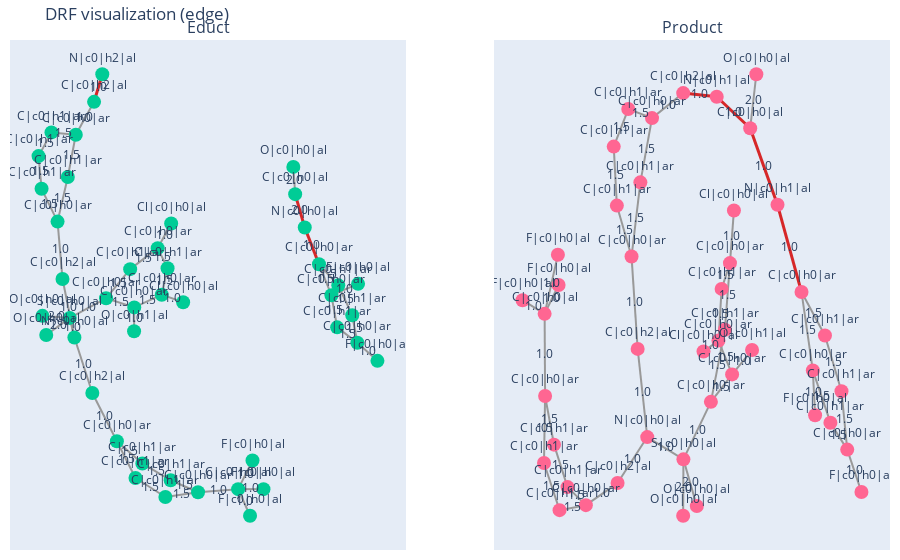
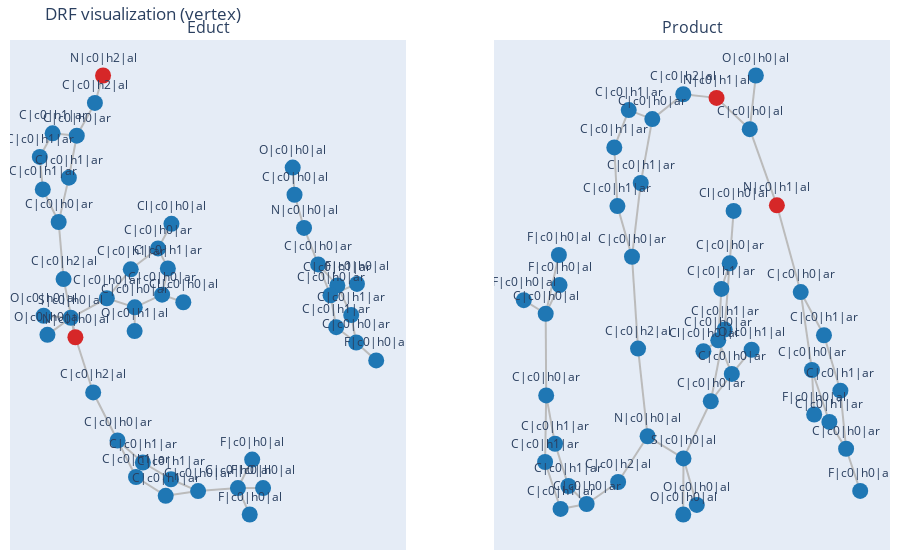
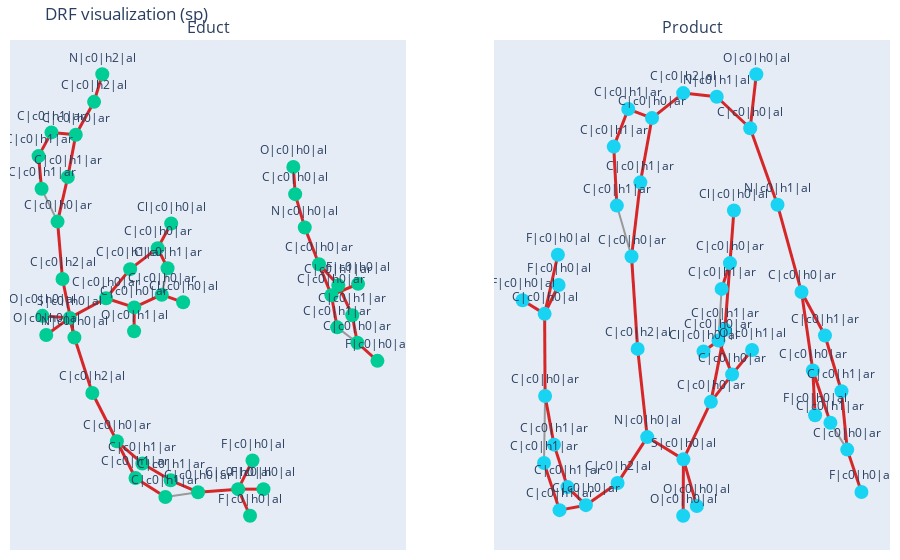

The notebook cell these images were saved under, in order:
### Markdown cell above
### Visualizing DRF Features for Different Φ Mappings

This cell visualizes the Differential Reaction Fingerprints derived from different
base feature mappings (edge, vertex, and shortest-path features).  
Highlighted graph elements indicate structural differences between reactants and
products that contribute to the DRF representation.

### Code cell
fig_e = plot_drf_from_counters_rsmi(
    rsmi,
    drf_counter=drf_E,
    mode="edge",
    hash_labels=True,              
    digest_size=16,                 
    show_edge_labels=True,
)
fig_e.show(renderer="vscode")

fig_v = plot_drf_from_counters_rsmi(
    rsmi,
    drf_counter=drf_V,
    mode="vertex",
    hash_labels=True,
    digest_size=16,
)
fig_v.show(renderer="vscode")

fig_sp = plot_drf_from_counters_rsmi(
    rsmi,
    drf_counter=drf_SP,
    mode="sp",
    include_edge_labels_in_sp=True, 
    hash_labels=True,
    digest_size=16,
)
fig_sp.show(renderer="vscode")

### Figure 1 — Plotly figure (JSON) as saved in the notebook; plotly's stock layout.template omitted (floating-point values rounded to 4 significant figures; data arrays with more than 128 entries replaced by an {"elided": "..."} marker saying what was removed)
{"data": [{"hoverinfo": "none", "line": {"color": "#999", "width": 2}, "mode": "lines", "showlegend": false, "type": "scatter", "x": {"elided": "129 float values"}, "xaxis": "x", "y": {"elided": "129 float values"}, "yaxis": "y"}, {"hoverinfo": "none", "line": {"color": "#d62728", "width": 3}, "mode": "lines", "showlegend": false, "type": "scatter", "x": [-0.3726, -0.4126, null, 0.5687, 0.6155, null, 0.6155, 0.6849, null], "xaxis": "x", "y": [1, 0.8823, null, 0.4884, 0.3459, null, 0.3459, 0.1893, null], "yaxis": "y"}, {"hoverinfo": "text", "hovertext": ["N|c0|h2|al", "C|c0|h2|al", "C|c0|h0|ar", "C|c0|h1|ar", "C|c0|h1|ar", "C|c0|h1|ar", "C|c0|h0|ar", "C|c0|h2|al", "N|c0|h0|al", "C|c0|h2|al", "C|c0|h0|ar", "C|c0|h1|ar", "C|c0|h1|ar", "C|c0|h0|ar", "C|c0|h0|al", "F|c0|h0|al", "F|c0|h0|al", "F|c0|h0|al", "C|c0|h1|ar", "C|c0|h1|ar", "S|c0|h0|al", "O|c0|h0|al", "O|c0|h0|al", "C|c0|h0|ar", "C|c0|h1|ar", "C|c0|h0|ar", "Cl|c0|h0|al", "C|c0|h1|ar", "C|c0|h0|ar", "Cl|c0|h0|al", "C|c0|h0|ar", "O|c0|h1|al", "C|c0|h1|ar", "O|c0|h0|al", "C|c0|h0|al", "N|c0|h0|al", "C|c0|h0|ar", "C|c0|h1|ar", "C|c0|h1|ar", "C|c0|h0|ar", "F|c0|h0|al", "C|c0|h1|ar", "C|c0|h0|ar", "F|c0|h0|al"], "marker": {"size": 14}, "mode": "markers+text", "name": "Educt nodes", "showlegend": false, "text": ["N|c0|h2|al", "C|c0|h2|al", "C|c0|h0|ar", "C|c0|h1|ar", "C|c0|h1|ar", "C|c0|h1|ar", "C|c0|h0|ar", "C|c0|h2|al", "N|c0|h0|al", "C|c0|h2|al", "C|c0|h0|ar", "C|c0|h1|ar", "C|c0|h1|ar", "C|c0|h0|ar", "C|c0|h0|al", "F|c0|h0|al", "F|c0|h0|al", "F|c0|h0|al", "C|c0|h1|ar", "C|c0|h1|ar", "S|c0|h0|al", "O|c0|h0|al", "O|c0|h0|al", "C|c0|h0|ar", "C|c0|h1|ar", "C|c0|h0|ar", "Cl|c0|h0|al", "C|c0|h1|ar", "C|c0|h0|ar", "Cl|c0|h0|al", "C|c0|h0|ar", "O|c0|h1|al", "C|c0|h1|ar", "O|c0|h0|al", "C|c0|h0|al", "N|c0|h0|al", "C|c0|h0|ar", "C|c0|h1|ar", "C|c0|h1|ar", "C|c0|h0|ar", "F|c0|h0|al", "C|c0|h1|ar", "C|c0|h0|ar", "F|c0|h0|al"], "textposition": "top center", "type": "scatter", "x": [-0.3726, -0.4126, -0.5018, -0.6206, -0.6836, -0.6688, -0.5908, -0.5666, -0.5086, -0.4211, -0.3013, -0.177, -0.03893, 0.09466, 0.2904, 0.3484, 0.3605, 0.4141, -0.06466, -0.2106, -0.5312, -0.646, -0.6646, -0.3542, -0.2365, -0.1022, -0.03641, -0.05403, -0.08239, 0.02193, -0.2166, -0.2174, -0.5408, 0.5597, 0.5687, 0.6155, 0.6849, 0.7792, 0.8473, 0.872, 0.9702, 0.7735, 0.7456, 0.8756], "xaxis": "x", "y": [1, 0.8823, 0.7416, 0.7519, 0.6506, 0.5111, 0.3712, 0.1263, -0.1234, -0.3601, -0.5663, -0.6608, -0.7326, -0.7835, -0.7704, -0.8839, -0.6482, -0.7704, -0.8038, -0.7229, -0.03974, -0.1129, -0.03097, 0.04399, 0.1683, 0.2579, 0.3633, 0.1721, 0.05941, 0.02682, 0.005026, -0.09675, 0.5617, 0.6047, 0.4884, 0.3459, 0.1893, 0.09927, -0.0283, -0.1457, -0.2229, -0.08009, 0.05698, 0.1056], "yaxis": "y"}, {"hoverinfo": "none", "mode": "text", "showlegend": false, "text": ["1.0", "1.0", "1.5", "1.5", "1.5", "1.5", "1.5", "1.0", "1.5", "1.0", "1.0", "1.0", "1.0", "1.5", "1.5", "1.5", "1.5", "1.0", "1.5", "1.0", "1.0", "1.0", "1.5", "2.0", "2.0", "1.0", "1.5", "1.5", "1.5", "1.0", "1.5", "1.5", "1.0", "1.5", "1.0", "2.0", "2.0", "1.0", "1.5", "1.5", "1.5", "1.5", "1.0", "1.5", "1.5", "1.0"], "type": "scatter", "x": [-0.3926, -0.4572, -0.5612, -0.5213, -0.6521, -0.6762, -0.6298, -0.5787, -0.5658, -0.5376, -0.4649, -0.5199, -0.3612, -0.2392, -0.2559, -0.108, 0.02787, 0.1925, 0.015, 0.3194, 0.3254, 0.3522, -0.1376, -0.5886, -0.5979, -0.4427, -0.2953, -0.2854, -0.1694, -0.06933, -0.07814, -0.06821, -0.03023, -0.1495, -0.217, 0.5642, 0.5921, 0.6502, 0.732, 0.7152, 0.8132, 0.8596, 0.9211, 0.8228, 0.7596, 0.8106], "xaxis": "x", "y": [0.9412, 0.812, 0.7468, 0.6517, 0.7013, 0.5809, 0.4411, 0.2487, 0.4664, 0.001444, -0.2417, -0.08155, -0.4632, -0.6135, -0.6446, -0.6967, -0.758, -0.777, -0.7937, -0.8272, -0.7093, -0.7704, -0.7634, -0.07633, -0.03536, 0.002124, 0.1062, 0.02451, 0.2131, 0.3106, 0.215, 0.1157, 0.04312, 0.03222, -0.04586, 0.5465, 0.4171, 0.2676, 0.1443, 0.1231, 0.03549, -0.08701, -0.1843, -0.1129, -0.01155, 0.08128], "yaxis": "y"}, {"hoverinfo": "none", "line": {"color": "#999", "width": 2}, "mode": "lines", "showlegend": false, "type": "scatter", "x": {"elided": "129 float values"}, "xaxis": "x2", "y": {"elided": "129 float values"}, "yaxis": "y2"}, {"hoverinfo": "none", "line": {"color": "#d62728", "width": 3}, "mode": "lines", "showlegend": false, "type": "scatter", "x": [0.3699, 0.1804, null, 0.3699, 0.5246, null, 0.1804, -0.0095, null, 0.5246, 0.6606, null], "xaxis": "x2", "y": [0.4447, 0.515, null, 0.4447, 0.2737, null, 0.515, 0.5232, null, 0.2737, 0.07885, null], "yaxis": "y2"}, {"hoverinfo": "text", "hovertext": ["O|c0|h0|al", "C|c0|h0|al", "N|c0|h1|al", "C|c0|h2|al", "C|c0|h0|ar", "C|c0|h1|ar", "C|c0|h1|ar", "C|c0|h1|ar", "C|c0|h0|ar", "C|c0|h2|al", "N|c0|h0|al", "C|c0|h2|al", "C|c0|h0|ar", "C|c0|h1|ar", "C|c0|h1|ar", "C|c0|h0|ar", "C|c0|h0|al", "F|c0|h0|al", "F|c0|h0|al", "F|c0|h0|al", "C|c0|h1|ar", "C|c0|h1|ar", "S|c0|h0|al", "O|c0|h0|al", "O|c0|h0|al", "C|c0|h0|ar", "C|c0|h1|ar", "C|c0|h0|ar", "Cl|c0|h0|al", "C|c0|h1|ar", "C|c0|h0|ar", "Cl|c0|h0|al", "C|c0|h0|ar", "O|c0|h1|al", "C|c0|h1|ar", "N|c0|h1|al", "C|c0|h0|ar", "C|c0|h1|ar", "C|c0|h1|ar", "C|c0|h0|ar", "F|c0|h0|al", "C|c0|h1|ar", "C|c0|h0|ar", "F|c0|h0|al"], "marker": {"size": 14}, "mode": "markers+text", "name": "Product nodes", "showlegend": false, "text": ["O|c0|h0|al", "C|c0|h0|al", "N|c0|h1|al", "C|c0|h2|al", "C|c0|h0|ar", "C|c0|h1|ar", "C|c0|h1|ar", "C|c0|h1|ar", "C|c0|h0|ar", "C|c0|h2|al", "N|c0|h0|al", "C|c0|h2|al", "C|c0|h0|ar", "C|c0|h1|ar", "C|c0|h1|ar", "C|c0|h0|ar", "C|c0|h0|al", "F|c0|h0|al", "F|c0|h0|al", "F|c0|h0|al", "C|c0|h1|ar", "C|c0|h1|ar", "S|c0|h0|al", "O|c0|h0|al", "O|c0|h0|al", "C|c0|h0|ar", "C|c0|h1|ar", "C|c0|h0|ar", "Cl|c0|h0|al", "C|c0|h1|ar", "C|c0|h0|ar", "Cl|c0|h0|al", "C|c0|h0|ar", "O|c0|h1|al", "C|c0|h1|ar", "N|c0|h1|al", "C|c0|h0|ar", "C|c0|h1|ar", "C|c0|h1|ar", "C|c0|h0|ar", "F|c0|h0|al", "C|c0|h1|ar", "C|c0|h0|ar", "F|c0|h0|al"], "textposition": "top center", "type": "scatter", "x": [0.4047, 0.3699, 0.1804, -0.0095, -0.1862, -0.3207, -0.4029, -0.3852, -0.3021, -0.2675, -0.2131, -0.3812, -0.5608, -0.6646, -0.7413, -0.7917, -0.7944, -0.7192, -0.9194, -0.7153, -0.7979, -0.7097, -0.00831, 0.06763, -0.009743, 0.1474, 0.2267, 0.2553, 0.2778, 0.208, 0.1903, 0.1055, 0.2674, 0.3804, -0.2521, 0.5246, 0.6606, 0.7933, 0.8869, 0.9195, 1, 0.8242, 0.7247, 0.7374], "xaxis": "x2", "y": [0.5653, 0.4447, 0.515, 0.5232, 0.4674, 0.4876, 0.4037, 0.272, 0.1582, -0.04809, -0.245, -0.3477, -0.397, -0.3567, -0.2618, -0.1533, 0.03021, 0.1622, 0.06065, 0.09462, -0.3027, -0.4081, -0.2947, -0.3991, -0.4207, -0.1663, -0.005132, 0.1435, 0.2612, 0.08592, -0.02947, -0.05395, -0.105, -0.05067, 0.3239, 0.2737, 0.07885, -0.01807, -0.1426, -0.273, -0.3677, -0.2128, -0.09609, -0.1961], "yaxis": "y2"}, {"hoverinfo": "none", "mode": "text", "showlegend": false, "text": ["2.0", "1.0", "1.0", "1.0", "1.0", "1.5", "1.5", "1.5", "1.5", "1.5", "1.0", "1.5", "1.0", "1.0", "1.0", "1.0", "1.5", "1.5", "1.5", "1.5", "1.0", "1.5", "1.0", "1.0", "1.0", "1.5", "2.0", "2.0", "1.0", "1.5", "1.5", "1.5", "1.0", "1.5", "1.5", "1.0", "1.5", "1.0", "1.0", "1.5", "1.5", "1.5", "1.5", "1.0", "1.5", "1.5", "1.0"], "type": "scatter", "x": [0.3873, 0.2751, 0.4472, 0.08545, -0.09784, -0.2534, -0.2191, -0.3618, -0.3941, -0.3436, -0.2848, -0.2771, -0.2403, -0.2971, -0.1107, -0.471, -0.6127, -0.6353, -0.7029, -0.7665, -0.793, -0.7948, -0.7568, -0.8569, -0.7549, -0.7538, 0.02966, -0.009026, 0.06953, 0.187, 0.2074, 0.241, 0.2666, 0.2317, 0.1991, 0.1479, 0.2288, 0.3239, 0.5926, 0.7269, 0.6927, 0.8401, 0.9032, 0.9598, 0.8719, 0.7745, 0.7311], "xaxis": "x2", "y": [0.505, 0.4799, 0.3592, 0.5191, 0.4953, 0.4775, 0.3956, 0.4457, 0.3378, 0.2151, 0.05504, 0.241, -0.1465, -0.2963, -0.2699, -0.3724, -0.3768, -0.4026, -0.3093, -0.2075, -0.06153, -0.228, 0.0962, 0.04543, 0.06242, -0.3554, -0.3469, -0.3577, -0.2305, -0.08573, -0.1357, 0.06919, 0.2023, 0.1147, 0.02822, -0.04171, -0.06725, -0.07785, 0.1763, 0.03039, -0.008617, -0.08032, -0.2078, -0.3203, -0.2429, -0.1545, -0.1461], "yaxis": "y2"}], "layout": {"annotations": [{"font": {"size": 16}, "showarrow": false, "text": "Educt", "x": 0.225, "xanchor": "center", "xref": "paper", "y": 1, "yanchor": "bottom", "yref": "paper"}, {"font": {"size": 16}, "showarrow": false, "text": "Product", "x": 0.775, "xanchor": "center", "xref": "paper", "y": 1, "yanchor": "bottom", "yref": "paper"}], "margin": {"b": 10, "l": 10, "r": 10, "t": 40}, "showlegend": false, "title": {"text": "DRF visualization (edge)"}, "xaxis": {"anchor": "y", "domain": [0, 0.45], "showgrid": false, "showticklabels": false, "zeroline": false}, "xaxis2": {"anchor": "y2", "domain": [0.55, 1], "showgrid": false, "showticklabels": false, "zeroline": false}, "yaxis": {"anchor": "x", "domain": [0, 1], "showgrid": false, "showticklabels": false, "zeroline": false}, "yaxis2": {"anchor": "x2", "domain": [0, 1], "showgrid": false, "showticklabels": false, "zeroline": false}}}

### Figure 2 — Plotly figure (JSON) as saved in the notebook; plotly's stock layout.template omitted (floating-point values rounded to 4 significant figures; data arrays with more than 128 entries replaced by an {"elided": "..."} marker saying what was removed)
{"data": [{"hoverinfo": "none", "line": {"color": "#bbb", "width": 2}, "mode": "lines", "showlegend": false, "type": "scatter", "x": {"elided": "138 float values"}, "xaxis": "x", "y": {"elided": "138 float values"}, "yaxis": "y"}, {"hoverinfo": "text", "hovertext": ["N|c0|h2|al", "C|c0|h2|al", "C|c0|h0|ar", "C|c0|h1|ar", "C|c0|h1|ar", "C|c0|h1|ar", "C|c0|h0|ar", "C|c0|h2|al", "N|c0|h0|al", "C|c0|h2|al", "C|c0|h0|ar", "C|c0|h1|ar", "C|c0|h1|ar", "C|c0|h0|ar", "C|c0|h0|al", "F|c0|h0|al", "F|c0|h0|al", "F|c0|h0|al", "C|c0|h1|ar", "C|c0|h1|ar", "S|c0|h0|al", "O|c0|h0|al", "O|c0|h0|al", "C|c0|h0|ar", "C|c0|h1|ar", "C|c0|h0|ar", "Cl|c0|h0|al", "C|c0|h1|ar", "C|c0|h0|ar", "Cl|c0|h0|al", "C|c0|h0|ar", "O|c0|h1|al", "C|c0|h1|ar", "O|c0|h0|al", "C|c0|h0|al", "N|c0|h0|al", "C|c0|h0|ar", "C|c0|h1|ar", "C|c0|h1|ar", "C|c0|h0|ar", "F|c0|h0|al", "C|c0|h1|ar", "C|c0|h0|ar", "F|c0|h0|al"], "marker": {"color": ["#d62728", "#1f77b4", "#1f77b4", "#1f77b4", "#1f77b4", "#1f77b4", "#1f77b4", "#1f77b4", "#d62728", "#1f77b4", "#1f77b4", "#1f77b4", "#1f77b4", "#1f77b4", "#1f77b4", "#1f77b4", "#1f77b4", "#1f77b4", "#1f77b4", "#1f77b4", "#1f77b4", "#1f77b4", "#1f77b4", "#1f77b4", "#1f77b4", "#1f77b4", "#1f77b4", "#1f77b4", "#1f77b4", "#1f77b4", "#1f77b4", "#1f77b4", "#1f77b4", "#1f77b4", "#1f77b4", "#1f77b4", "#1f77b4", "#1f77b4", "#1f77b4", "#1f77b4", "#1f77b4", "#1f77b4", "#1f77b4", "#1f77b4"], "size": 16}, "mode": "markers+text", "name": "Educt nodes", "showlegend": false, "text": ["N|c0|h2|al", "C|c0|h2|al", "C|c0|h0|ar", "C|c0|h1|ar", "C|c0|h1|ar", "C|c0|h1|ar", "C|c0|h0|ar", "C|c0|h2|al", "N|c0|h0|al", "C|c0|h2|al", "C|c0|h0|ar", "C|c0|h1|ar", "C|c0|h1|ar", "C|c0|h0|ar", "C|c0|h0|al", "F|c0|h0|al", "F|c0|h0|al", "F|c0|h0|al", "C|c0|h1|ar", "C|c0|h1|ar", "S|c0|h0|al", "O|c0|h0|al", "O|c0|h0|al", "C|c0|h0|ar", "C|c0|h1|ar", "C|c0|h0|ar", "Cl|c0|h0|al", "C|c0|h1|ar", "C|c0|h0|ar", "Cl|c0|h0|al", "C|c0|h0|ar", "O|c0|h1|al", "C|c0|h1|ar", "O|c0|h0|al", "C|c0|h0|al", "N|c0|h0|al", "C|c0|h0|ar", "C|c0|h1|ar", "C|c0|h1|ar", "C|c0|h0|ar", "F|c0|h0|al", "C|c0|h1|ar", "C|c0|h0|ar", "F|c0|h0|al"], "textposition": "top center", "type": "scatter", "x": [-0.3726, -0.4126, -0.5018, -0.6206, -0.6836, -0.6688, -0.5908, -0.5666, -0.5086, -0.4211, -0.3013, -0.177, -0.03893, 0.09466, 0.2904, 0.3484, 0.3605, 0.4141, -0.06466, -0.2106, -0.5312, -0.646, -0.6646, -0.3542, -0.2365, -0.1022, -0.03641, -0.05403, -0.08239, 0.02193, -0.2166, -0.2174, -0.5408, 0.5597, 0.5687, 0.6155, 0.6849, 0.7792, 0.8473, 0.872, 0.9702, 0.7735, 0.7456, 0.8756], "xaxis": "x", "y": [1, 0.8823, 0.7416, 0.7519, 0.6506, 0.5111, 0.3712, 0.1263, -0.1234, -0.3601, -0.5663, -0.6608, -0.7326, -0.7835, -0.7704, -0.8839, -0.6482, -0.7704, -0.8038, -0.7229, -0.03974, -0.1129, -0.03097, 0.04399, 0.1683, 0.2579, 0.3633, 0.1721, 0.05941, 0.02682, 0.005026, -0.09675, 0.5617, 0.6047, 0.4884, 0.3459, 0.1893, 0.09927, -0.0283, -0.1457, -0.2229, -0.08009, 0.05698, 0.1056], "yaxis": "y"}, {"hoverinfo": "none", "line": {"color": "#bbb", "width": 2}, "mode": "lines", "showlegend": false, "type": "scatter", "x": {"elided": "141 float values"}, "xaxis": "x2", "y": {"elided": "141 float values"}, "yaxis": "y2"}, {"hoverinfo": "text", "hovertext": ["O|c0|h0|al", "C|c0|h0|al", "N|c0|h1|al", "C|c0|h2|al", "C|c0|h0|ar", "C|c0|h1|ar", "C|c0|h1|ar", "C|c0|h1|ar", "C|c0|h0|ar", "C|c0|h2|al", "N|c0|h0|al", "C|c0|h2|al", "C|c0|h0|ar", "C|c0|h1|ar", "C|c0|h1|ar", "C|c0|h0|ar", "C|c0|h0|al", "F|c0|h0|al", "F|c0|h0|al", "F|c0|h0|al", "C|c0|h1|ar", "C|c0|h1|ar", "S|c0|h0|al", "O|c0|h0|al", "O|c0|h0|al", "C|c0|h0|ar", "C|c0|h1|ar", "C|c0|h0|ar", "Cl|c0|h0|al", "C|c0|h1|ar", "C|c0|h0|ar", "Cl|c0|h0|al", "C|c0|h0|ar", "O|c0|h1|al", "C|c0|h1|ar", "N|c0|h1|al", "C|c0|h0|ar", "C|c0|h1|ar", "C|c0|h1|ar", "C|c0|h0|ar", "F|c0|h0|al", "C|c0|h1|ar", "C|c0|h0|ar", "F|c0|h0|al"], "marker": {"color": ["#1f77b4", "#1f77b4", "#d62728", "#1f77b4", "#1f77b4", "#1f77b4", "#1f77b4", "#1f77b4", "#1f77b4", "#1f77b4", "#1f77b4", "#1f77b4", "#1f77b4", "#1f77b4", "#1f77b4", "#1f77b4", "#1f77b4", "#1f77b4", "#1f77b4", "#1f77b4", "#1f77b4", "#1f77b4", "#1f77b4", "#1f77b4", "#1f77b4", "#1f77b4", "#1f77b4", "#1f77b4", "#1f77b4", "#1f77b4", "#1f77b4", "#1f77b4", "#1f77b4", "#1f77b4", "#1f77b4", "#d62728", "#1f77b4", "#1f77b4", "#1f77b4", "#1f77b4", "#1f77b4", "#1f77b4", "#1f77b4", "#1f77b4"], "size": 16}, "mode": "markers+text", "name": "Product nodes", "showlegend": false, "text": ["O|c0|h0|al", "C|c0|h0|al", "N|c0|h1|al", "C|c0|h2|al", "C|c0|h0|ar", "C|c0|h1|ar", "C|c0|h1|ar", "C|c0|h1|ar", "C|c0|h0|ar", "C|c0|h2|al", "N|c0|h0|al", "C|c0|h2|al", "C|c0|h0|ar", "C|c0|h1|ar", "C|c0|h1|ar", "C|c0|h0|ar", "C|c0|h0|al", "F|c0|h0|al", "F|c0|h0|al", "F|c0|h0|al", "C|c0|h1|ar", "C|c0|h1|ar", "S|c0|h0|al", "O|c0|h0|al", "O|c0|h0|al", "C|c0|h0|ar", "C|c0|h1|ar", "C|c0|h0|ar", "Cl|c0|h0|al", "C|c0|h1|ar", "C|c0|h0|ar", "Cl|c0|h0|al", "C|c0|h0|ar", "O|c0|h1|al", "C|c0|h1|ar", "N|c0|h1|al", "C|c0|h0|ar", "C|c0|h1|ar", "C|c0|h1|ar", "C|c0|h0|ar", "F|c0|h0|al", "C|c0|h1|ar", "C|c0|h0|ar", "F|c0|h0|al"], "textposition": "top center", "type": "scatter", "x": [0.4047, 0.3699, 0.1804, -0.0095, -0.1862, -0.3207, -0.4029, -0.3852, -0.3021, -0.2675, -0.2131, -0.3812, -0.5608, -0.6646, -0.7413, -0.7917, -0.7944, -0.7192, -0.9194, -0.7153, -0.7979, -0.7097, -0.00831, 0.06763, -0.009743, 0.1474, 0.2267, 0.2553, 0.2778, 0.208, 0.1903, 0.1055, 0.2674, 0.3804, -0.2521, 0.5246, 0.6606, 0.7933, 0.8869, 0.9195, 1, 0.8242, 0.7247, 0.7374], "xaxis": "x2", "y": [0.5653, 0.4447, 0.515, 0.5232, 0.4674, 0.4876, 0.4037, 0.272, 0.1582, -0.04809, -0.245, -0.3477, -0.397, -0.3567, -0.2618, -0.1533, 0.03021, 0.1622, 0.06065, 0.09462, -0.3027, -0.4081, -0.2947, -0.3991, -0.4207, -0.1663, -0.005132, 0.1435, 0.2612, 0.08592, -0.02947, -0.05395, -0.105, -0.05067, 0.3239, 0.2737, 0.07885, -0.01807, -0.1426, -0.273, -0.3677, -0.2128, -0.09609, -0.1961], "yaxis": "y2"}], "layout": {"annotations": [{"font": {"size": 16}, "showarrow": false, "text": "Educt", "x": 0.225, "xanchor": "center", "xref": "paper", "y": 1, "yanchor": "bottom", "yref": "paper"}, {"font": {"size": 16}, "showarrow": false, "text": "Product", "x": 0.775, "xanchor": "center", "xref": "paper", "y": 1, "yanchor": "bottom", "yref": "paper"}], "margin": {"b": 10, "l": 10, "r": 10, "t": 40}, "showlegend": false, "title": {"text": "DRF visualization (vertex)"}, "xaxis": {"anchor": "y", "domain": [0, 0.45], "showgrid": false, "showticklabels": false, "zeroline": false}, "xaxis2": {"anchor": "y2", "domain": [0.55, 1], "showgrid": false, "showticklabels": false, "zeroline": false}, "yaxis": {"anchor": "x", "domain": [0, 1], "showgrid": false, "showticklabels": false, "zeroline": false}, "yaxis2": {"anchor": "x2", "domain": [0, 1], "showgrid": false, "showticklabels": false, "zeroline": false}}}

### Figure 3 — Plotly figure (JSON) as saved in the notebook; plotly's stock layout.template omitted (floating-point values rounded to 4 significant figures; data arrays with more than 128 entries replaced by an {"elided": "..."} marker saying what was removed)
{"data": [{"hoverinfo": "none", "line": {"color": "#999", "width": 2}, "mode": "lines", "showlegend": false, "type": "scatter", "x": [-0.6688, -0.5908, null, 0.09466, -0.06466, null, -0.05403, -0.08239, null, 0.872, 0.7735, null], "xaxis": "x", "y": [0.5111, 0.3712, null, -0.7835, -0.8038, null, 0.1721, 0.05941, null, -0.1457, -0.08009, null], "yaxis": "y"}, {"hoverinfo": "none", "line": {"color": "#d62728", "width": 3}, "mode": "lines", "showlegend": false, "type": "scatter", "x": [-0.3726, -0.4126, null, -0.4126, -0.5018, null, -0.5018, -0.6206, null, -0.5018, -0.5408, null, -0.6206, -0.6836, null, -0.6836, -0.6688, null, -0.5908, -0.5666, null, -0.5908, -0.5408, null, -0.5666, -0.5086, null, -0.5086, -0.4211, null, -0.5086, -0.5312, null, -0.4211, -0.3013, null, -0.3013, -0.177, null, -0.3013, -0.2106, null, -0.177, -0.03893, null, -0.03893, 0.09466, null, 0.09466, 0.2904, null, 0.2904, 0.3484, null, 0.2904, 0.3605, null, 0.2904, 0.4141, null, -0.06466, -0.2106, null, -0.5312, -0.646, null, -0.5312, -0.6646, null, -0.5312, -0.3542, null, -0.3542, -0.2365, null, -0.3542, -0.2166, null, -0.2365, -0.1022, null, -0.1022, -0.03641, null, -0.1022, -0.05403, null, -0.08239, 0.02193, null, -0.08239, -0.2166, null, -0.2166, -0.2174, null, 0.5597, 0.5687, null, 0.5687, 0.6155, null, 0.6155, 0.6849, null, 0.6849, 0.7792, null, 0.6849, 0.7456, null, 0.7792, 0.8473, null, 0.8473, 0.872, null, 0.872, 0.9702, null, 0.7735, 0.7456, null, 0.7456, 0.8756, null], "xaxis": "x", "y": [1, 0.8823, null, 0.8823, 0.7416, null, 0.7416, 0.7519, null, 0.7416, 0.5617, null, 0.7519, 0.6506, null, 0.6506, 0.5111, null, 0.3712, 0.1263, null, 0.3712, 0.5617, null, 0.1263, -0.1234, null, -0.1234, -0.3601, null, -0.1234, -0.03974, null, -0.3601, -0.5663, null, -0.5663, -0.6608, null, -0.5663, -0.7229, null, -0.6608, -0.7326, null, -0.7326, -0.7835, null, -0.7835, -0.7704, null, -0.7704, -0.8839, null, -0.7704, -0.6482, null, -0.7704, -0.7704, null, -0.8038, -0.7229, null, -0.03974, -0.1129, null, -0.03974, -0.03097, null, -0.03974, 0.04399, null, 0.04399, 0.1683, null, 0.04399, 0.005026, null, 0.1683, 0.2579, null, 0.2579, 0.3633, null, 0.2579, 0.1721, null, 0.05941, 0.02682, null, 0.05941, 0.005026, null, 0.005026, -0.09675, null, 0.6047, 0.4884, null, 0.4884, 0.3459, null, 0.3459, 0.1893, null, 0.1893, 0.09927, null, 0.1893, 0.05698, null, 0.09927, -0.0283, null, -0.0283, -0.1457, null, -0.1457, -0.2229, null, -0.08009, 0.05698, null, 0.05698, 0.1056, null], "yaxis": "y"}, {"hoverinfo": "text", "hovertext": ["N|c0|h2|al", "C|c0|h2|al", "C|c0|h0|ar", "C|c0|h1|ar", "C|c0|h1|ar", "C|c0|h1|ar", "C|c0|h0|ar", "C|c0|h2|al", "N|c0|h0|al", "C|c0|h2|al", "C|c0|h0|ar", "C|c0|h1|ar", "C|c0|h1|ar", "C|c0|h0|ar", "C|c0|h0|al", "F|c0|h0|al", "F|c0|h0|al", "F|c0|h0|al", "C|c0|h1|ar", "C|c0|h1|ar", "S|c0|h0|al", "O|c0|h0|al", "O|c0|h0|al", "C|c0|h0|ar", "C|c0|h1|ar", "C|c0|h0|ar", "Cl|c0|h0|al", "C|c0|h1|ar", "C|c0|h0|ar", "Cl|c0|h0|al", "C|c0|h0|ar", "O|c0|h1|al", "C|c0|h1|ar", "O|c0|h0|al", "C|c0|h0|al", "N|c0|h0|al", "C|c0|h0|ar", "C|c0|h1|ar", "C|c0|h1|ar", "C|c0|h0|ar", "F|c0|h0|al", "C|c0|h1|ar", "C|c0|h0|ar", "F|c0|h0|al"], "marker": {"size": 14}, "mode": "markers+text", "name": "Educt nodes", "showlegend": false, "text": ["N|c0|h2|al", "C|c0|h2|al", "C|c0|h0|ar", "C|c0|h1|ar", "C|c0|h1|ar", "C|c0|h1|ar", "C|c0|h0|ar", "C|c0|h2|al", "N|c0|h0|al", "C|c0|h2|al", "C|c0|h0|ar", "C|c0|h1|ar", "C|c0|h1|ar", "C|c0|h0|ar", "C|c0|h0|al", "F|c0|h0|al", "F|c0|h0|al", "F|c0|h0|al", "C|c0|h1|ar", "C|c0|h1|ar", "S|c0|h0|al", "O|c0|h0|al", "O|c0|h0|al", "C|c0|h0|ar", "C|c0|h1|ar", "C|c0|h0|ar", "Cl|c0|h0|al", "C|c0|h1|ar", "C|c0|h0|ar", "Cl|c0|h0|al", "C|c0|h0|ar", "O|c0|h1|al", "C|c0|h1|ar", "O|c0|h0|al", "C|c0|h0|al", "N|c0|h0|al", "C|c0|h0|ar", "C|c0|h1|ar", "C|c0|h1|ar", "C|c0|h0|ar", "F|c0|h0|al", "C|c0|h1|ar", "C|c0|h0|ar", "F|c0|h0|al"], "textposition": "top center", "type": "scatter", "x": [-0.3726, -0.4126, -0.5018, -0.6206, -0.6836, -0.6688, -0.5908, -0.5666, -0.5086, -0.4211, -0.3013, -0.177, -0.03893, 0.09466, 0.2904, 0.3484, 0.3605, 0.4141, -0.06466, -0.2106, -0.5312, -0.646, -0.6646, -0.3542, -0.2365, -0.1022, -0.03641, -0.05403, -0.08239, 0.02193, -0.2166, -0.2174, -0.5408, 0.5597, 0.5687, 0.6155, 0.6849, 0.7792, 0.8473, 0.872, 0.9702, 0.7735, 0.7456, 0.8756], "xaxis": "x", "y": [1, 0.8823, 0.7416, 0.7519, 0.6506, 0.5111, 0.3712, 0.1263, -0.1234, -0.3601, -0.5663, -0.6608, -0.7326, -0.7835, -0.7704, -0.8839, -0.6482, -0.7704, -0.8038, -0.7229, -0.03974, -0.1129, -0.03097, 0.04399, 0.1683, 0.2579, 0.3633, 0.1721, 0.05941, 0.02682, 0.005026, -0.09675, 0.5617, 0.6047, 0.4884, 0.3459, 0.1893, 0.09927, -0.0283, -0.1457, -0.2229, -0.08009, 0.05698, 0.1056], "yaxis": "y"}, {"hoverinfo": "none", "line": {"color": "#999", "width": 2}, "mode": "lines", "showlegend": false, "type": "scatter", "x": [-0.3852, -0.3021, null, -0.7917, -0.7979, null, 0.208, 0.1903, null, 0.9195, 0.8242, null], "xaxis": "x2", "y": [0.272, 0.1582, null, -0.1533, -0.3027, null, 0.08592, -0.02947, null, -0.273, -0.2128, null], "yaxis": "y2"}, {"hoverinfo": "none", "line": {"color": "#d62728", "width": 3}, "mode": "lines", "showlegend": false, "type": "scatter", "x": {"elided": "129 float values"}, "xaxis": "x2", "y": {"elided": "129 float values"}, "yaxis": "y2"}, {"hoverinfo": "text", "hovertext": ["O|c0|h0|al", "C|c0|h0|al", "N|c0|h1|al", "C|c0|h2|al", "C|c0|h0|ar", "C|c0|h1|ar", "C|c0|h1|ar", "C|c0|h1|ar", "C|c0|h0|ar", "C|c0|h2|al", "N|c0|h0|al", "C|c0|h2|al", "C|c0|h0|ar", "C|c0|h1|ar", "C|c0|h1|ar", "C|c0|h0|ar", "C|c0|h0|al", "F|c0|h0|al", "F|c0|h0|al", "F|c0|h0|al", "C|c0|h1|ar", "C|c0|h1|ar", "S|c0|h0|al", "O|c0|h0|al", "O|c0|h0|al", "C|c0|h0|ar", "C|c0|h1|ar", "C|c0|h0|ar", "Cl|c0|h0|al", "C|c0|h1|ar", "C|c0|h0|ar", "Cl|c0|h0|al", "C|c0|h0|ar", "O|c0|h1|al", "C|c0|h1|ar", "N|c0|h1|al", "C|c0|h0|ar", "C|c0|h1|ar", "C|c0|h1|ar", "C|c0|h0|ar", "F|c0|h0|al", "C|c0|h1|ar", "C|c0|h0|ar", "F|c0|h0|al"], "marker": {"size": 14}, "mode": "markers+text", "name": "Product nodes", "showlegend": false, "text": ["O|c0|h0|al", "C|c0|h0|al", "N|c0|h1|al", "C|c0|h2|al", "C|c0|h0|ar", "C|c0|h1|ar", "C|c0|h1|ar", "C|c0|h1|ar", "C|c0|h0|ar", "C|c0|h2|al", "N|c0|h0|al", "C|c0|h2|al", "C|c0|h0|ar", "C|c0|h1|ar", "C|c0|h1|ar", "C|c0|h0|ar", "C|c0|h0|al", "F|c0|h0|al", "F|c0|h0|al", "F|c0|h0|al", "C|c0|h1|ar", "C|c0|h1|ar", "S|c0|h0|al", "O|c0|h0|al", "O|c0|h0|al", "C|c0|h0|ar", "C|c0|h1|ar", "C|c0|h0|ar", "Cl|c0|h0|al", "C|c0|h1|ar", "C|c0|h0|ar", "Cl|c0|h0|al", "C|c0|h0|ar", "O|c0|h1|al", "C|c0|h1|ar", "N|c0|h1|al", "C|c0|h0|ar", "C|c0|h1|ar", "C|c0|h1|ar", "C|c0|h0|ar", "F|c0|h0|al", "C|c0|h1|ar", "C|c0|h0|ar", "F|c0|h0|al"], "textposition": "top center", "type": "scatter", "x": [0.4047, 0.3699, 0.1804, -0.0095, -0.1862, -0.3207, -0.4029, -0.3852, -0.3021, -0.2675, -0.2131, -0.3812, -0.5608, -0.6646, -0.7413, -0.7917, -0.7944, -0.7192, -0.9194, -0.7153, -0.7979, -0.7097, -0.00831, 0.06763, -0.009743, 0.1474, 0.2267, 0.2553, 0.2778, 0.208, 0.1903, 0.1055, 0.2674, 0.3804, -0.2521, 0.5246, 0.6606, 0.7933, 0.8869, 0.9195, 1, 0.8242, 0.7247, 0.7374], "xaxis": "x2", "y": [0.5653, 0.4447, 0.515, 0.5232, 0.4674, 0.4876, 0.4037, 0.272, 0.1582, -0.04809, -0.245, -0.3477, -0.397, -0.3567, -0.2618, -0.1533, 0.03021, 0.1622, 0.06065, 0.09462, -0.3027, -0.4081, -0.2947, -0.3991, -0.4207, -0.1663, -0.005132, 0.1435, 0.2612, 0.08592, -0.02947, -0.05395, -0.105, -0.05067, 0.3239, 0.2737, 0.07885, -0.01807, -0.1426, -0.273, -0.3677, -0.2128, -0.09609, -0.1961], "yaxis": "y2"}], "layout": {"annotations": [{"font": {"size": 16}, "showarrow": false, "text": "Educt", "x": 0.225, "xanchor": "center", "xref": "paper", "y": 1, "yanchor": "bottom", "yref": "paper"}, {"font": {"size": 16}, "showarrow": false, "text": "Product", "x": 0.775, "xanchor": "center", "xref": "paper", "y": 1, "yanchor": "bottom", "yref": "paper"}], "margin": {"b": 10, "l": 10, "r": 10, "t": 40}, "showlegend": false, "title": {"text": "DRF visualization (sp)"}, "xaxis": {"anchor": "y", "domain": [0, 0.45], "showgrid": false, "showticklabels": false, "zeroline": false}, "xaxis2": {"anchor": "y2", "domain": [0.55, 1], "showgrid": false, "showticklabels": false, "zeroline": false}, "yaxis": {"anchor": "x", "domain": [0, 1], "showgrid": false, "showticklabels": false, "zeroline": false}, "yaxis2": {"anchor": "x2", "domain": [0, 1], "showgrid": false, "showticklabels": false, "zeroline": false}}}
